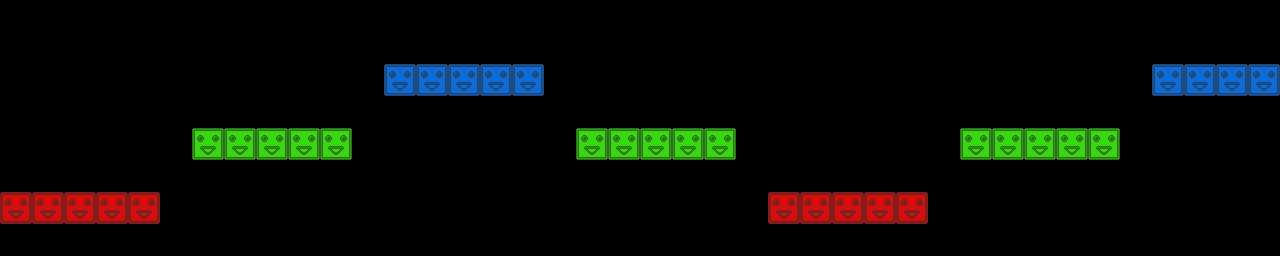

A 2D game scene composited from a Tiled map and its tileset images. What follows is a short description and the map's XML, with each tile layer's data collapsed to a summary:
An orthogonal 40x8 tile map with 32x32 px tiles, 3 tile layers (blue, green, red) and 31 objects.

<map version="1.0" orientation="orthogonal" width="40" height="8" tilewidth="32" tileheight="32">
 <tileset firstgid="1" name="blocks" tilewidth="32" tileheight="32">
  <image source="blocks.png" width="96" height="32" />
 </tileset>
 <layer name="blue" width="40" height="8">
  <data>[320 cells, 9 non-empty, 1 distinct tile ids]</data>
 </layer>
 <layer name="green" width="40" height="8">
  <data>[320 cells, 15 non-empty, 1 distinct tile ids]</data>
 </layer>
 <layer name="red" width="40" height="8">
  <data>[320 cells, 10 non-empty, 1 distinct tile ids]</data>
 </layer>
 <objectgroup name="crystals" width="40" height="8">
  <object x="208" y="109">
   <ellipse />
  </object>
  <object x="241" y="108">
   <ellipse />
  </object>
  <object x="274" y="108">
   <ellipse />
  </object>
  <object x="306" y="108">
   <ellipse />
  </object>
  <object x="333" y="111">
   <ellipse />
  </object>
  <object x="406" y="46">
   <ellipse />
  </object>
  <object x="433" y="48">
   <ellipse />
  </object>
  <object x="468" y="51">
   <ellipse />
  </object>
  <object x="493" y="49">
   <ellipse />
  </object>
  <object x="518" y="46">
   <ellipse />
  </object>
  <object x="593" y="116">
   <ellipse />
  </object>
  <object x="621" y="116">
   <ellipse />
  </object>
  <object x="653" y="109">
   <ellipse />
  </object>
  <object x="681" y="111">
   <ellipse />
  </object>
  <object x="714" y="116">
   <ellipse />
  </object>
  <object x="781" y="181">
   <ellipse />
  </object>
  <object x="811" y="176">
   <ellipse />
  </object>
  <object x="843" y="178">
   <ellipse />
  </object>
  <object x="883" y="179">
   <ellipse />
  </object>
  <object x="913" y="171">
   <ellipse />
  </object>
  <object x="963" y="116">
   <ellipse />
  </object>
  <object x="1003" y="118">
   <ellipse />
  </object>
  <object x="1046" y="121">
   <ellipse />
  </object>
  <object x="1083" y="111">
   <ellipse />
  </object>
  <object x="1161" y="54">
   <ellipse />
  </object>
  <object x="1208" y="46">
   <ellipse />
  </object>
  <object x="1239" y="49">
   <ellipse />
  </object>
  <object x="1258" y="49">
   <ellipse />
  </object>
  <object x="146" y="173">
   <ellipse />
  </object>
  <object x="116" y="176">
   <ellipse />
  </object>
  <object x="81" y="176">
   <ellipse />
  </object>
 </objectgroup>
</map>
